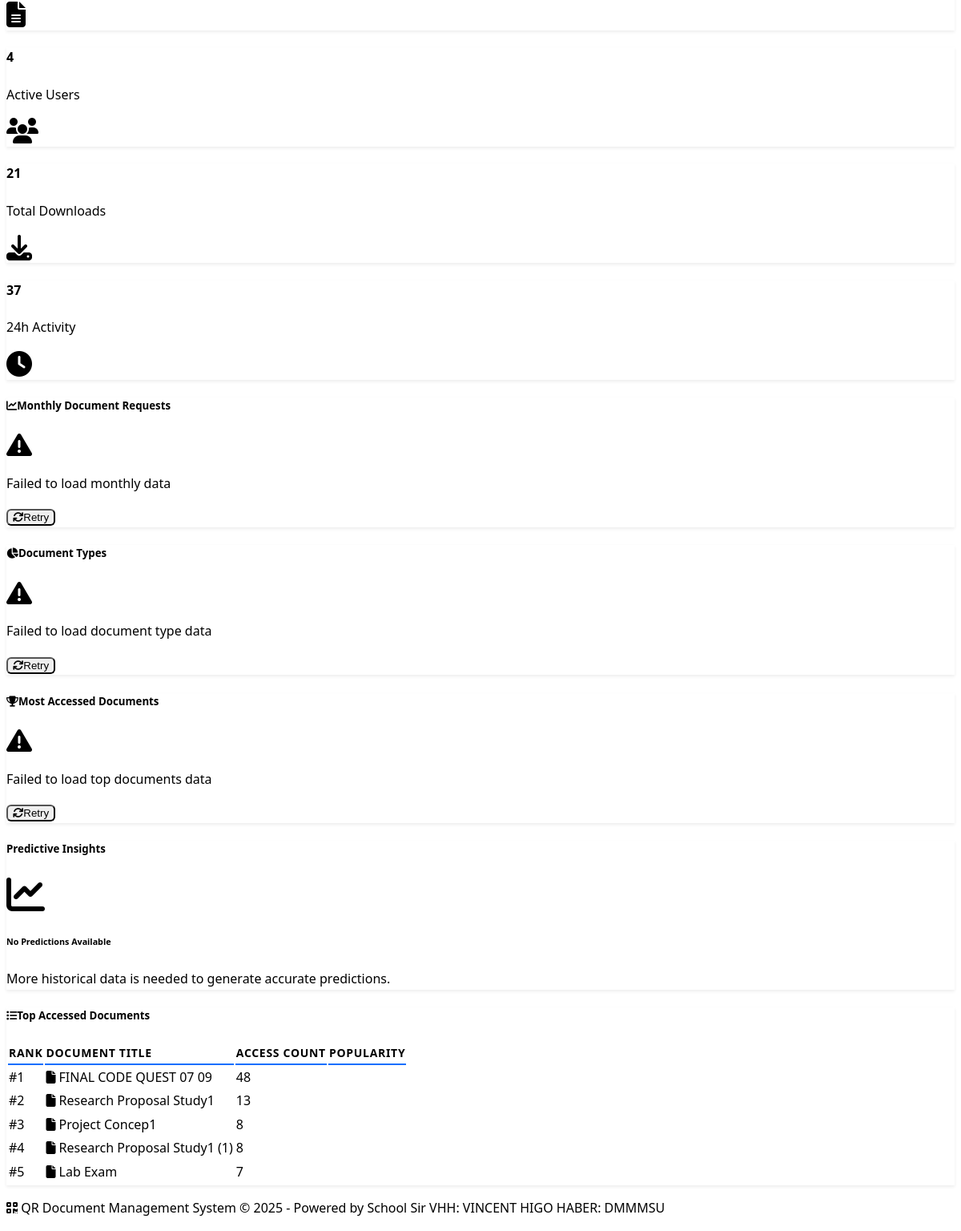
Before: /analytics (signed in, lower part) with the older database file.
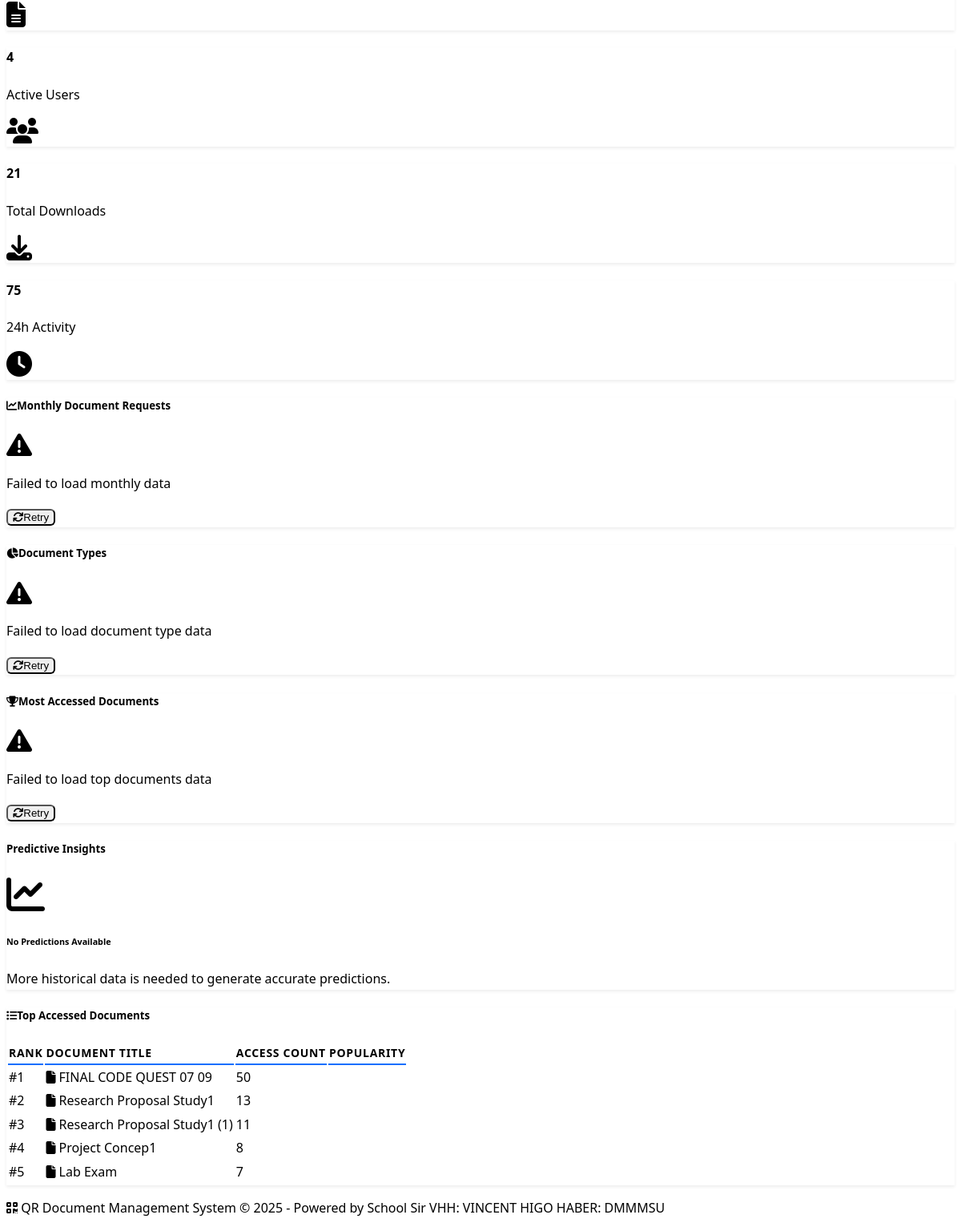
After: the same page with the newer database file.
### models.py (models this page shows, shortened)
class Document(db.Model):
    id = db.Column(db.Integer, primary_key=True)
    title = db.Column(db.String(200), nullable=False)
    filename = db.Column(db.String(200), nullable=False)
    file_path = db.Column(db.String(500), nullable=False)
    file_size = db.Column(db.Integer)
    file_type = db.Column(db.String(50))
    qr_code_path = db.Column(db.String(500))
    qr_code_data = db.Column(db.Text)  # Stores the QR code content
    document_number = db.Column(db.String(50), unique=True, nullable=True)
    document_type_id = db.Column(db.Integer, db.ForeignKey('document_type.id'), nullable=False)
    uploaded_by_id = db.Column(db.Integer, db.ForeignKey('user.id'), nullable=False)
    owner_id = db.Column(db.Integer, db.ForeignKey('user.id'), nullable=False)
    created_at = db.Column(db.DateTime, default=datetime.utcnow)
    updated_at = db.Column(db.DateTime, default=datetime.utcnow, onupdate=datetime.utcnow)
    is_active = db.Column(db.Boolean, default=True)
    access_count = db.Column(db.Integer, default=0)
    access_logs = db.relationship('AccessLog', backref='document', lazy='dynamic')
    owner_details = db.relationship('OwnerDocumentDetails', backref='document', uselist=False, cascade='all, delete-orphan')

### routes.py (the view)
@app.route('/analytics')
@login_required
def analytics():
    if not (current_user.has_role('Admin') or current_user.has_role('Teacher') or current_user.has_role('Registrar')):
        flash('You do not have permission to access analytics.', 'error')
        return redirect(url_for('dashboard'))
    stats = get_document_stats()
    predictions = predict_document_requests()
    return render_template('analytics.html', stats=stats, predictions=predictions)

### app.py (called while the page is built, shortened)
@app.context_processor
def inject_static_version():
    return {'static_version': app.config.get('STATIC_VERSION', '1')}

@app.context_processor
def inject_pending_edit_count():
    try:
        from flask_login import current_user as _cu
        if not getattr(_cu, 'is_authenticated', False) or not _cu.can_access_admin():
            return {'pending_edit_count': 0}
    except Exception:
        return {'pending_edit_count': 0}

@login_manager.user_loader
def load_user(user_id):
    from models import User
    return User.query.get(int(user_id))

### models.py (called while the page is built)
    def get_full_name(self):
        return f"{self.first_name} {self.last_name}"

    def has_role(self, role_name):
        return self.role and self.role.name == role_name

    def can_access_admin(self):
        return self.has_role('Admin')

    def can_upload_documents(self):
        return self.has_role('Admin') or self.has_role('Teacher') or self.has_role('Registrar')

### templates/analytics.html (shortened to what the changed rows need)
{% extends "base.html" %}
{% block content %}
<div class="container mt-4">
    <div class="row mb-4">
        <div class="col-md-3 mb-3">
            <div class="card bg-warning text-white">
                <div class="card-body">
                    <div class="d-flex justify-content-between">
                        <div>
                            <h4>{{ stats.recent_activity }}</h4>
                            <p class="mb-0">24h Activity</p>
                        </div>
                    </div>
                </div>
            </div>
        </div>
    </div>
    <div class="row">
        <div class="col-12">
            <div class="card">
                <div class="card-body">
                    {% if stats.top_documents %}
                        <div class="table-responsive">
                            <table class="table table-hover">
                                <thead>
                                    <tr>
                                        <th>Rank</th>
                                        <th>Document Title</th>
                                        <th>Access Count</th>
                                        <th>Popularity</th>
                                    </tr>
                                </thead>
                                <tbody>
                                    {% for doc in stats.top_documents %}
                                    <tr>
                                        <td>
                                            <span class="badge bg-{{ 'warning' if loop.index == 1 else 'secondary' if loop.index == 2 else 'info' if loop.index == 3 else 'light' }}">
                                                #{{ loop.index }}
                                            </span>
                                        </td>
                                        <td>
                                            <i class="fas fa-file text-primary me-2"></i>
                                            {{ doc.title }}
                                        </td>
                                        <td>
                                            <span class="badge bg-success">{{ doc.access_count }}</span>
                                        </td>
                                        <td>
                                            <div class="progress" style="height: 20px;">
                                            </div>
                                        </td>
                                    </tr>
                                    {% endfor %}
                                </tbody>
                            </table>
                        </div>
                    {% else %}
                        <div class="text-center py-4">
                            <i class="fas fa-chart-bar fa-3x text-muted mb-3"></i>
                            <p class="text-muted">No document access data available yet.</p>
                        </div>
                    {% endif %}
                </div>
            </div>
        </div>
    </div>
</div>
{% endblock %}

Changed rows visible on the page:
changed Document "FINAL CODE QUEST 07 09": access_count "48" → "50"
changed Document "Research Proposal Study1 (1)": access_count "8" → "11"; moves up the list
Other visible differences:
{{ stats.recent_activity }}: "37" → "75"
